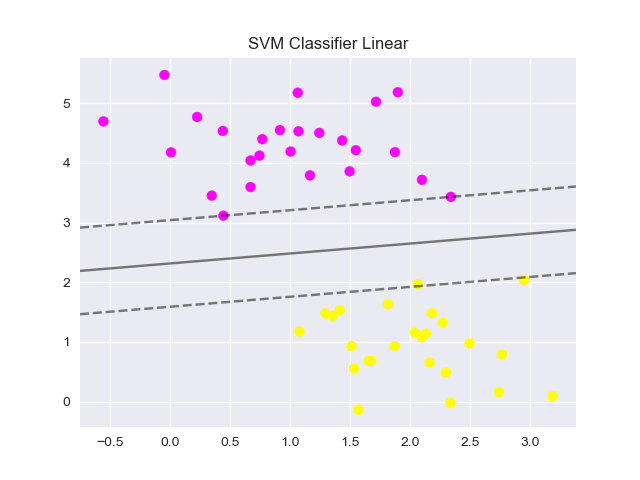

Reproduce this figure in Python.
'''
class sklearn.svm.SVC(  
    C=1.0,    larger values of C, smaller-margin hyperplane, less misclassifying
    kernel=’rbf’, 
    degree=3,  Degree of the polynomial kernel function (‘poly’). Ignored by all other kernels.
    gamma=’auto’, 
    coef0=0.0, 
    shrinking=True, 
    probability=False, 
    tol=0.001,  Tolerance for stopping criterion.
    cache_size=200, 
    class_weight=None, 
    verbose=False, 
    max_iter=-1, 
    decision_function_shape=’ovr’, 
    random_state=None
    )
（1）C: 目标函数的惩罚系数C，用来平衡分类间隔margin和错分样本的，default C = 1.0； 
（2）kernel：参数选择有RBF, Linear, Poly, Sigmoid, 默认的是"RBF"; 
（3）degree：if you choose 'Poly' in param 2, this is effective, degree决定了多项式的最高次幂； 
（4）gamma：核函数的系数('Poly', 'RBF' and 'Sigmoid'), 默认是gamma = 1 / n_features; 
（5）coef0：核函数中的独立项，'RBF' and 'Poly'有效； 
（6）probablity: 可能性估计是否使用(true or false)； 
（7）shrinking：是否进行启发式； 
（8）tol（default = 1e - 3）: svm结束标准的精度; 
（9）cache_size: 制定训练所需要的内存（以MB为单位）； 
（10）class_weight: 每个类所占据的权重，不同的类设置不同的惩罚参数C, 缺省的话自适应； 
（11）verbose: 跟多线程有关，不大明白啥意思具体； 
（12）max_iter: 最大迭代次数，default = 1， if max_iter = -1, no limited; 
（13）decision_function_shape ： ‘ovo’ 一对一, ‘ovr’ 多对多  or None 无, default=None 
（14）random_state ：用于概率估计的数据重排时的伪随机数生成器的种子。
'''

'''
kernel 
linear:  u'*v
poly(polynomial): (gamma*u'*v + coef0)^degree
rbf(radial basis):  exp(-gamma*|u-v|^2)
sigmoid: tanh(gamma*u'*v + coef0)
'''


import numpy as np
import matplotlib.pyplot as plt
import seaborn
from sklearn.linear_model import LinearRegression
from scipy import stats
import pylab as pl
from sklearn.datasets.samples_generator import make_blobs
from sklearn.svm import SVC

## matplotlib 更高级封装，生成画图的grid
seaborn.set()

## 生成聚类测试数据
x, y = make_blobs(n_samples=50, centers=2,
                  random_state=0, cluster_std=0.60)

## 画点
plt.scatter(x[:, 0], x[:, 1], c=y, s=50, cmap='spring')
plt.title('SVM Classifier Linear')
plt.ion()
plt.show()

## 运行 linear svm
clf = SVC(kernel='linear')
clf.fit(x, y)

## 画SVM区域间隔线
def plot_svc_decision_function(clf, ax=None):
    """Plot the decision function for a 2D SVC"""
    if ax is None:
        ax = plt.gca()
    x = np.linspace(plt.xlim()[0], plt.xlim()[1], 30)
    y = np.linspace(plt.ylim()[0], plt.ylim()[1], 30)
    Y, X = np.meshgrid(y, x)
    P = np.zeros_like(X)
    for i, xi in enumerate(x):
        for j, yj in enumerate(y):
            #获取点到SVM中间线的距离
            P[i, j] = clf.decision_function([[xi, yj]])
            print(P[i,j])
    ax.contour(X, Y, P, colors='k',
               levels=[-1, 0, 1], alpha=0.5,
               linestyles=['--', '-', '--'])

plot_svc_decision_function(clf)
plt.ioff()
plt.show()
